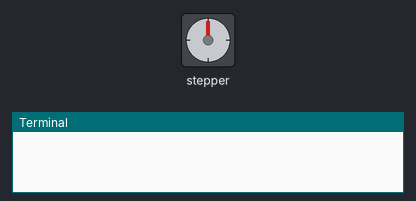
This program was run on a simulated Raspberry Pi (BCM pin numbers). Shown: stepper motor, the last lines printed to the terminal. The stepper is drawn at 2048 steps a turn. At 6.2 s the program stops and its outputs stay as they are.

Above: at 0.15 s.
At 1.66 s:
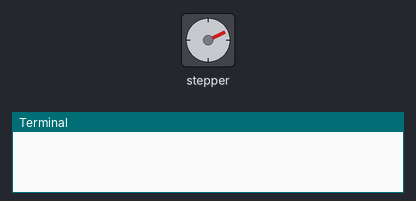
At 3.16 s:
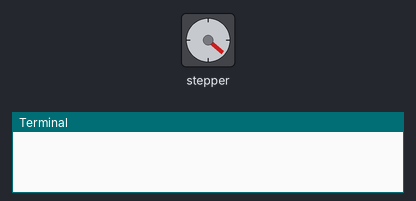
At 6.3 s:
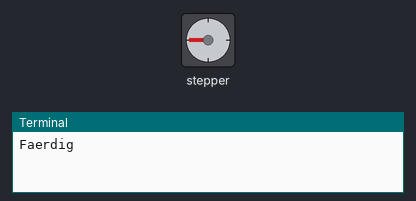
Timing chart, 0 to 7.7 s (numbered marks = the images above):
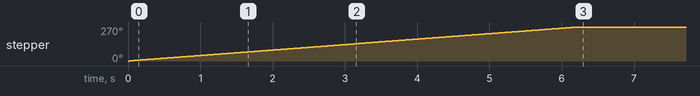

Measured:
- by itself, stepper: turns 270° clockwise in 6.2 s

The program:

reset_motor1.py
```python
import lgpio
import time

# BCM pins for Motor 1 Bukser (BOARD 18,22,24,26)
PINS = [24, 25, 8, 7]

HALF_STEP = [
    [1,0,0,0],[1,1,0,0],[0,1,0,0],[0,1,1,0],
    [0,0,1,0],[0,0,1,1],[0,0,0,1],[1,0,0,1],
]

h = lgpio.gpiochip_open(0)
for p in PINS:
    lgpio.gpio_claim_output(h, p, 0)

try:
    for _ in range(384):
        for trin in HALF_STEP:
            for pin, val in zip(PINS, trin):
                lgpio.gpio_write(h, pin, val)
            time.sleep(0.002)
finally:
    for p in PINS:
        lgpio.gpio_write(h, p, 0)
    lgpio.gpiochip_close(h)

print("Faerdig")
```
